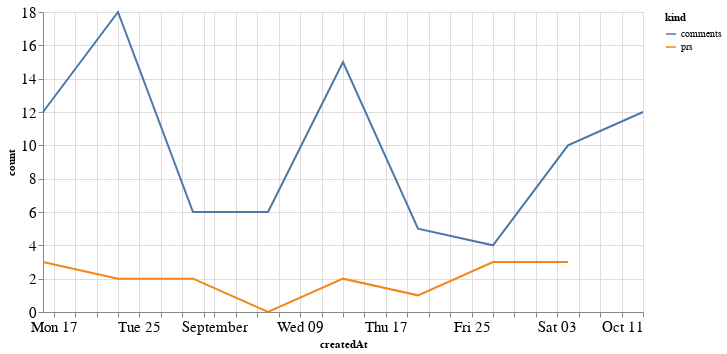

Notebook code cell kept with this figure:
### Code cell
alt.Chart(total_time, width=600).mark_line().encode(
    x='createdAt',
    y='count',
    color='kind'
)

### Figure 1 — Vega-Lite specification as saved in the notebook (floating-point values rounded to 4 significant figures)
{"config": {"axisLeft": {"labelFontSize": 15}, "axisBottom": {"labelFontSize": 15}}, "data": {"name": "data-beb59cbf88eed5fdd94c70c8af16c90d"}, "mark": "line", "encoding": {"color": {"type": "nominal", "field": "kind"}, "x": {"type": "temporal", "field": "createdAt"}, "y": {"type": "quantitative", "field": "count"}}, "width": 600, "$schema": "https://vega.github.io/schema/vega-lite/v4.8.1.json", "datasets": {"data-beb59cbf88eed5fdd94c70c8af16c90d": [{"createdAt": "2020-08-16T00:00:00", "kind": "prs", "count": 3.0}, {"createdAt": "2020-08-23T00:00:00", "kind": "prs", "count": 2.0}, {"createdAt": "2020-08-30T00:00:00", "kind": "prs", "count": 2.0}, {"createdAt": "2020-09-06T00:00:00", "kind": "prs", "count": 0.0}, {"createdAt": "2020-09-13T00:00:00", "kind": "prs", "count": 2.0}, {"createdAt": "2020-09-20T00:00:00", "kind": "prs", "count": 1.0}, {"createdAt": "2020-09-27T00:00:00", "kind": "prs", "count": 3.0}, {"createdAt": "2020-10-04T00:00:00", "kind": "prs", "count": 3.0}, {"createdAt": "2020-10-11T00:00:00", "kind": "prs", "count": null}, {"createdAt": "2020-08-16T00:00:00", "kind": "comments", "count": 12.0}, {"createdAt": "2020-08-23T00:00:00", "kind": "comments", "count": 18.0}, {"createdAt": "2020-08-30T00:00:00", "kind": "comments", "count": 6.0}, {"createdAt": "2020-09-06T00:00:00", "kind": "comments", "count": 6.0}, {"createdAt": "2020-09-13T00:00:00", "kind": "comments", "count": 15.0}, {"createdAt": "2020-09-20T00:00:00", "kind": "comments", "count": 5.0}, {"createdAt": "2020-09-27T00:00:00", "kind": "comments", "count": 4.0}, {"createdAt": "2020-10-04T00:00:00", "kind": "comments", "count": 10.0}, {"createdAt": "2020-10-11T00:00:00", "kind": "comments", "count": 12.0}]}}
